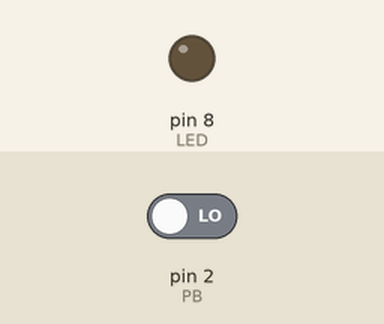
Simulated run of this sketch. Board: Arduino Uno, built with avr-gcc and run on an emulated ATmega328P. Parts: output pins drawn as LEDs (lit = HIGH). The inputs (shaded band) are chosen by the test bench; at power-on: pin 2 (PB) LOW.

Above: at 1.2 s.
1.3 s: pin 2 (PB) driven HIGH
At 1.9 s:
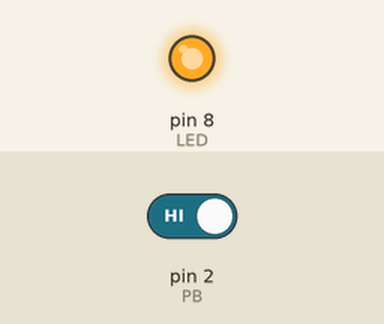
2.8 s: pin 2 (PB) driven LOW
At 3.1 s:
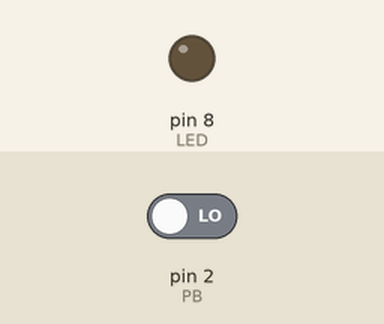
Timing chart, 0 to 5.8 s (numbered marks = the images above; inputs shaded):
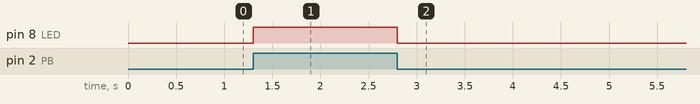

Measured:
- after the input at 1.3 s, pin 8 (LED): LOW → HIGH at once
- after the input at 2.8 s, pin 8 (LED): HIGH → LOW at once

The sketch:

M4_LED_Indicator.ino
```cpp
const int LED = 8;
const int PB = 2;

void setup() {
pinMode(LED, OUTPUT);
pinMode(PB, INPUT);
}

void loop() {
if (digitalRead(PB) == HIGH){
  digitalWrite(LED, HIGH);
} else{
  digitalWrite(LED, LOW);
  }
}
```
